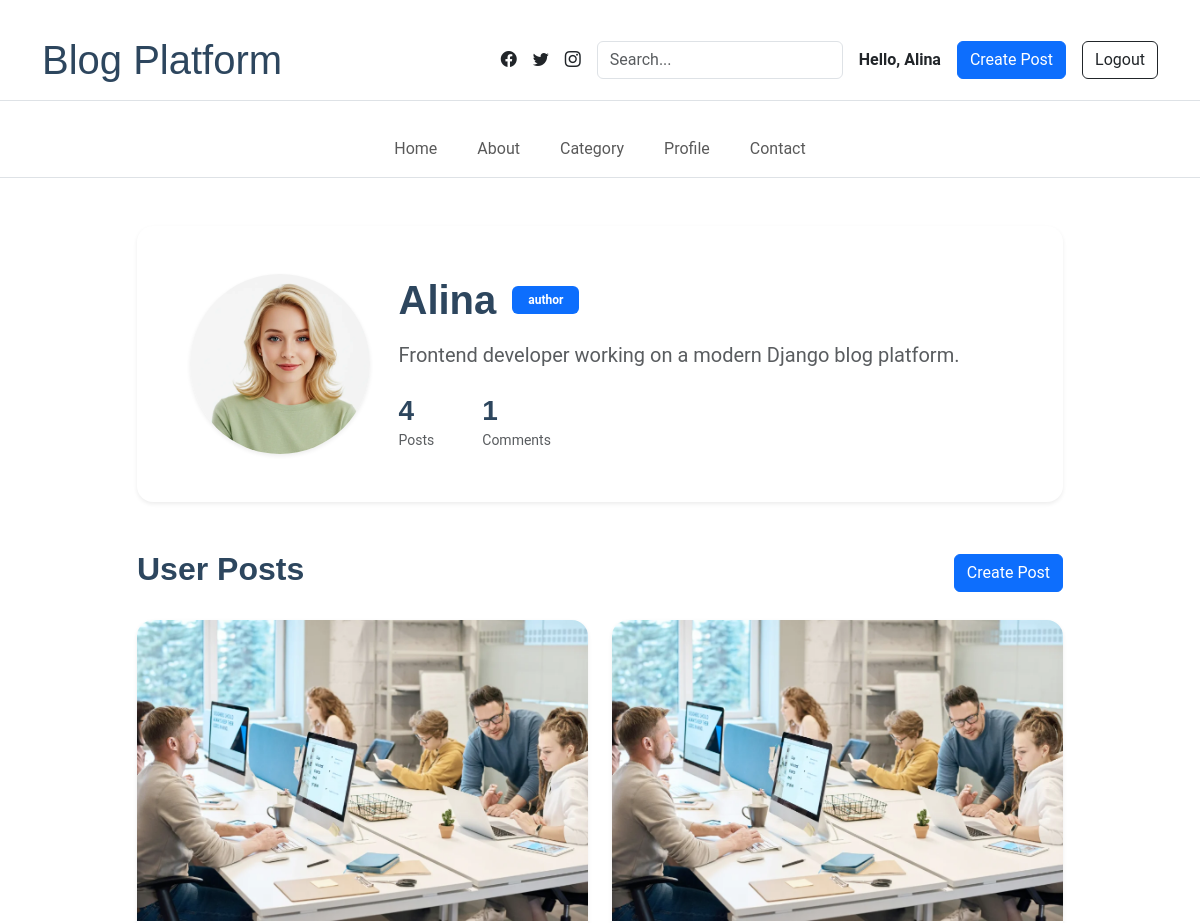
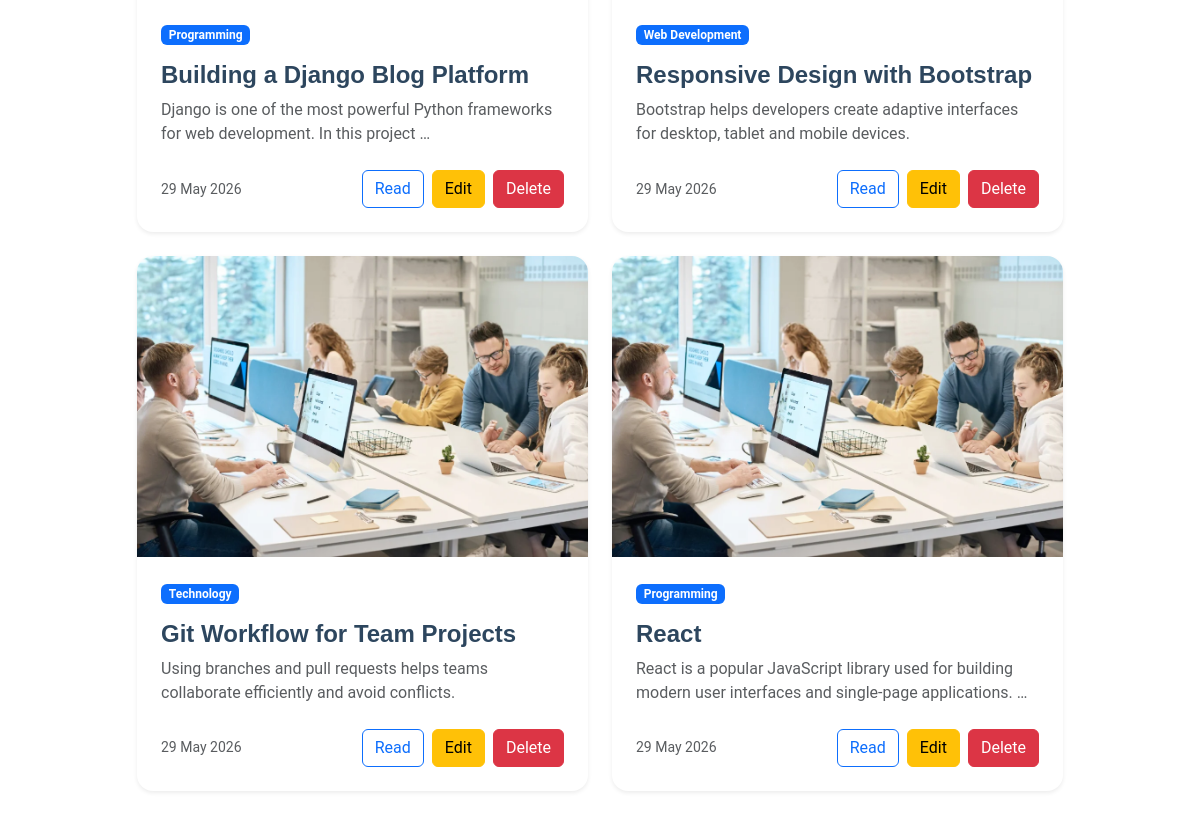
Page /profile/ (signed in) on the committed database (2 pictures, top to bottom).
### blog/models.py (models this page shows, shortened)
class Profile(models.Model):
    ROLE_READER = "reader"
    ROLE_AUTHOR = "author"
    ROLE_ADMIN = "admin"
    ROLE_CHOICES = [
        (ROLE_READER, "Reader"),
        (ROLE_AUTHOR, "Author"),
        (ROLE_ADMIN, "Admin"),
    ]
    user = models.OneToOneField(
        settings.AUTH_USER_MODEL,
        on_delete=models.CASCADE,
        related_name="profile"
    )
    role = models.CharField(
        max_length=20,
        choices=ROLE_CHOICES,
        default=ROLE_READER
    )
    bio = models.TextField(blank=True)
    avatar = models.ImageField(upload_to="avatars/", blank=True, null=True)
    created_at = models.DateTimeField(auto_now_add=True)

class Post(models.Model):
    STATUS_CHOICES = (
        ("draft", "Draft"),
        ("published", "Published"),
    )
    author = models.ForeignKey(settings.AUTH_USER_MODEL, on_delete=models.CASCADE, related_name="posts")
    title = models.CharField(max_length=255)
    slug = models.SlugField(unique=True)
    content = models.TextField()
    category = models.ForeignKey(
        Category,
        on_delete=models.SET_NULL,
        null=True,
        related_name="posts"
    )
    tags = models.ManyToManyField(Tag, blank=True, related_name="posts")
    status = models.CharField(max_length=20, choices=STATUS_CHOICES, default="draft")
    created_at = models.DateTimeField(auto_now_add=True)
    updated_at = models.DateTimeField(auto_now=True)
    published_at = models.DateTimeField(blank=True, null=True)

class Category(models.Model):
    name = models.CharField(max_length=100, unique=True)
    slug = models.SlugField(unique=True)

### blog/views.py (the view)
@login_required
def profile_view(request):
    posts = Post.objects.filter(author=request.user)
    return render(
        request,
        'profile.html',
        {
            'posts': posts
        }
    )

### blog/templates/profile.html
{% extends 'base.html' %}
{% load static %}
{% block content %}
<section class="py-5">
  <div class="container">
    <div class="row justify-content-center">
      <div class="col-lg-10">
        <div class="bg-white shadow-sm rounded-4 p-5 mb-5">
          <div class="row align-items-center">
            <div class="col-lg-3 text-center mb-4 mb-lg-0">
              <img
                src="{% static 'img/person/person-f-12.webp' %}"
                class="rounded-circle img-fluid shadow-sm"
                width="180"
                alt=""
              >
            </div>
            <div class="col-lg-9">
              <div class="d-flex align-items-center gap-3 mb-3 flex-wrap">
                <h1 class="fw-bold mb-0">
                  {{ user.username }}
                </h1>
                <span class="badge bg-primary px-3 py-2">
                  {{ user.profile.role }}
                </span>
              </div>
              <p class="text-muted fs-5 mb-4">
                {{ user.profile.bio }}
              </p>
              <div class="d-flex gap-5 flex-wrap">
                <div>
                  <h3 class="fw-bold mb-0">
                    {{ posts.count }}
                  </h3>
                  <small class="text-muted">
                    Posts
                  </small>
                </div>
                <div>
                  <h3 class="fw-bold mb-0">
                    {{ user.comments.count }}
                  </h3>
                  <small class="text-muted">
                    Comments
                  </small>
                </div>
              </div>
            </div>
          </div>
        </div>
        <div>
            <div class="d-flex justify-content-between align-items-center mb-4">
                {% if user.profile.role == "reader" %}
                <h2 class="fw-bold">
                    My Activity
                </h2>
                {% else %}
                <h2 class="fw-bold">
                    User Posts
                </h2>
                {% endif %}
                {% if user.profile.role == "author" or user.profile.role == "admin" %}
                <a
                  href="{% url 'create_post' %}"
                  class="btn btn-primary"
                >
                  Create Post
                </a>
                {% endif %}
            </div>
          <div class="row gy-4">
            {% for post in posts %}
            <div class="col-lg-6">
              <div class="card border-0 shadow-sm rounded-4 overflow-hidden h-100">
                <img
                  src="{% static 'img/blog/blog-post-1.webp' %}"
                  class="img-fluid"
                  alt=""
                >
                <div class="card-body p-4">
                  <span class="badge bg-primary mb-3">
                    {{ post.category.name }}
                  </span>
                  <h4 class="fw-bold">
                    {{ post.title }}
                  </h4>
                  <p class="text-muted">
                    {{ post.content|truncatewords:15 }}
                  </p>
                  <div class="d-flex justify-content-between align-items-center mt-4">
                    <small class="text-muted">
                      {{ post.created_at|date:"d M Y" }}
                    </small>
                    <div class="d-flex gap-2">
                        <a
                          href="{% url 'post_detail' post.id %}"
                          class="btn btn-outline-primary"
                        >
                          Read
                        </a>
                        {% if post.author == user %}
                        <a
                          href="{% url 'update_post' post.id %}"
                          class="btn btn-warning"
                        >
                          Edit
                        </a>
                        <a
                          href="{% url 'delete_post' post.id %}"
                          class="btn btn-danger"
                        >
                          Delete
                        </a>
                        {% endif %}
                      </div>
                  </div>
                </div>
              </div>
            </div>
            {% endfor %}
          </div>
        </div>
      </div>
    </div>
  </div>
</section>
{% endblock %}

### blog/templates/base.html (shortened to what this page needs)
{% load static %}
<!DOCTYPE html>
<html lang="en">
<head>
  <link
    href="{% static 'vendor/bootstrap/css/bootstrap.min.css' %}"
    rel="stylesheet"
  >
  <link
    href="{% static 'vendor/bootstrap-icons/bootstrap-icons.css' %}"
    rel="stylesheet"
  >
  <link
    href="{% static 'vendor/aos/aos.css' %}"
    rel="stylesheet"
  >
  <link
    href="{% static 'vendor/swiper/swiper-bundle.min.css' %}"
    rel="stylesheet"
  >
  <link
    href="{% static 'vendor/glightbox/css/glightbox.min.css' %}"
    rel="stylesheet"
  >
  <link
    href="{% static 'css/main.css' %}"
    rel="stylesheet"
  >
</head>
<body>
<header id="header" class="header position-relative">
  <div class="top-bar py-3 border-bottom bg-white">
    <div class="container d-flex justify-content-between align-items-center">
      <a
        href="/"
        class="logo d-flex align-items-center text-decoration-none"
      >
        <h1 class="sitename m-0">
          Blog Platform
        </h1>
      </a>
      <div class="d-flex align-items-center gap-3">
        <a href="#" class="text-dark">
          <i class="bi bi-facebook"></i>
        </a>
        <a href="#" class="text-dark">
          <i class="bi bi-twitter"></i>
        </a>
        <a href="#" class="text-dark">
          <i class="bi bi-instagram"></i>
        </a>
        <form
            class="d-flex"
            method="GET"
            action="{% url 'home' %}"
        >
            <input
                class="form-control"
                type="search"
                name="q"
                placeholder="Search..."
                value="{{ request.GET.q }}"
            >
        </form>
        {% if user.is_authenticated %}
              <span class="fw-bold">
                  Hello, {{ user.username }}
              </span>
                {% if user.profile.role != "reader" %}
              <a
                href="/create"
                class="btn btn-primary"
              >
                Create Post
              </a>
                {% endif %}
              <form
                method="post"
                action="{% url 'logout' %}"
              >
                  <button
                    type="submit"
                    class="btn btn-outline-dark"
                  >
                      Logout
                  </button>
              </form>
          {% endif %}
      </div>
    </div>
  </div>
</header>
<nav class="navbar navbar-expand-lg bg-white border-bottom">
  <div class="container">
    <div
      class="collapse navbar-collapse justify-content-center"
      id="navbarNav"
    >
      <ul class="navbar-nav gap-4">
          <li class="nav-item">
              <a class="nav-link" href="{% url 'home' %}">
                  Home
              </a>
          </li>
          <li class="nav-item">
              <a class="nav-link" href="{% url 'about' %}">
                  About
              </a>
          </li>
          <li class="nav-item">
              <a class="nav-link" href="{% url 'category' %}">
                  Category
              </a>
          </li>
          {% if user.is_authenticated %}
          <li class="nav-item">
              <a class="nav-link" href="{% url 'profile' %}">
                  Profile
              </a>
          </li>
          {% endif %}
          <li class="nav-item">
              <a class="nav-link" href="{% url 'contact' %}">
                  Contact
              </a>
          </li>
      </ul>
    </div>
  </div>
</nav>
<main class="main">
  {% block content %}
  {% endblock %}
</main>
</body>
</html>

### blog/static/css/main.css (style rules this page uses)
:root { --default-font: "Roboto", system-ui, -apple-system, "Segoe UI", Roboto, "Helvetica Neue", Arial, "Noto Sans", "Liberation Sans", sans-serif, "Apple Color Emoji", "Segoe UI Emoji", "Segoe UI Symbol", "Noto Color Emoji"; --heading-font: "Nunito", sans-serif; --nav-font: "Poppins", sans-serif; }
:root { --background-color: #ffffff; --default-color: #212529; --heading-color: #2d465e; --accent-color: #f75815; --surface-color: #ffffff; --contrast-color: #ffffff; }
:root { --nav-color: #000000; --nav-hover-color: #f75815; --nav-mobile-background-color: #ffffff; --nav-dropdown-background-color: #ffffff; --nav-dropdown-color: #212529; --nav-dropdown-hover-color: #f75815; }
:root { scroll-behavior: smooth; }
body { color: var(--default-color); background-color: var(--background-color); font-family: var(--default-font); }
a { color: var(--accent-color); text-decoration: none; transition: 0.3s; }
h1, h2, h3, h4, h5, h6 { color: var(--heading-color); font-family: var(--heading-font); }
.header { transition: all 0.5s; z-index: 997; padding: 20px 0; }
section, .section { color: var(--default-color); background-color: var(--background-color); padding: 60px 0; scroll-margin-top: 90px; overflow: clip; }

### rows in the picture
Post: category.name "Programming", title "Building a Django Blog Platform", content "Django is one of the most powerful Python frameworks for web development. In this project …", created_at "29 May 2026", shows "Edit"
Post: category.name "Web Development", title "Responsive Design with Bootstrap", content "Bootstrap helps developers create adaptive interfaces for desktop, tablet and mobile devices.", created_at "29 May 2026", shows "Edit"
Post: category.name "Technology", title "Git Workflow for Team Projects", content "Using branches and pull requests helps teams collaborate efficiently and avoid conflicts.", created_at "29 May 2026", shows "Edit"
Post: category.name "Programming", title "React", content "React is a popular JavaScript library used for building modern user interfaces and single-page applications. …", created_at "29 May 2026", shows "Edit"

### other values in the picture
{{ user.username }} "Alina"
{{ user.profile.role }} "author"
{{ user.profile.bio }} "Frontend developer working on a modern Django blog platform."
{{ posts.count }} "4"
{{ user.comments.count }} "1"
